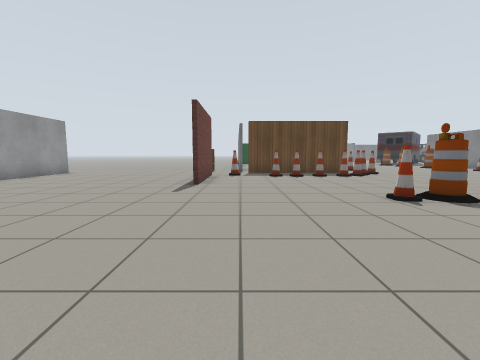
[1] (above)

24 first-person views from a walk through a world built for the Gazebo simulator. The camera is 0.9 m above the floor, tilts 6° down and sees 90° across. Floor lines are 1 m apart. The floor is counted in squares, 1 m on a side. Each view is taken from the middle of a square. On the plan, view 1 faces up. The plan holds only what a view shows up to about 10 squares ahead; the rest is blank. The place goes on beyond the plan. The robots in the file are not drawn. Gazebo's built-in surfaces are drawn with simple patterns. Simple shapes stand in for some stock models.

[2]
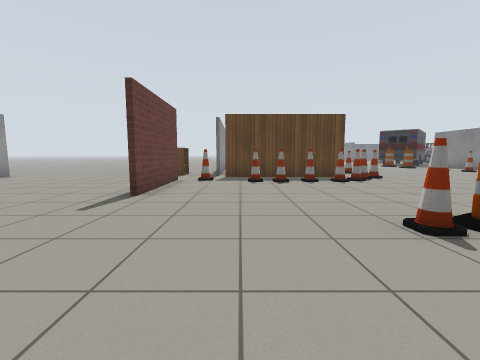

[3]
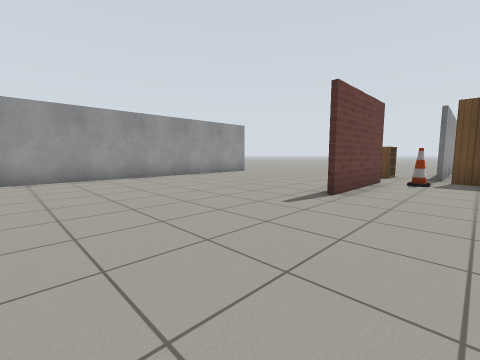

[4]
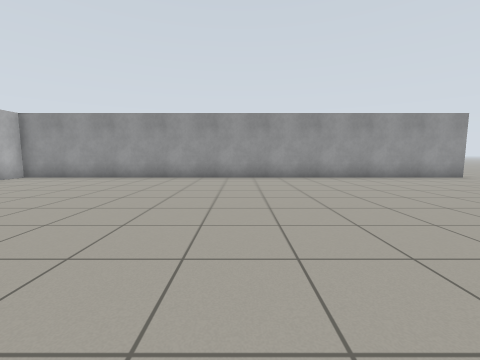

[5]
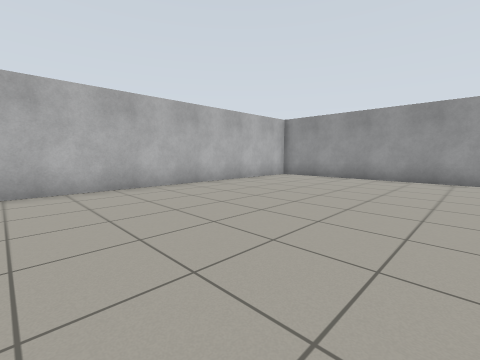

[6]
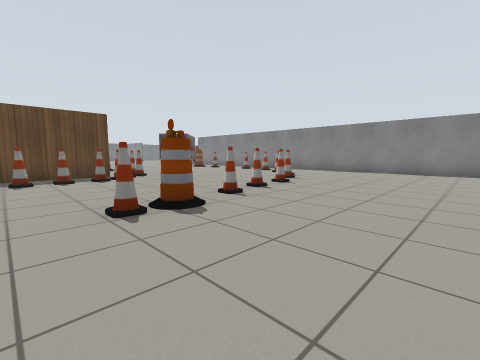

[7]
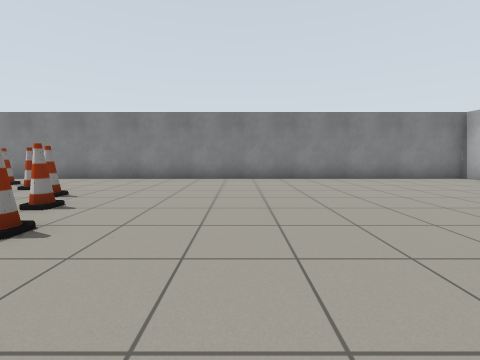

[8]
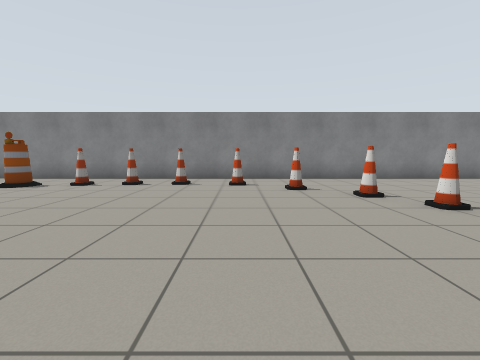

[9]
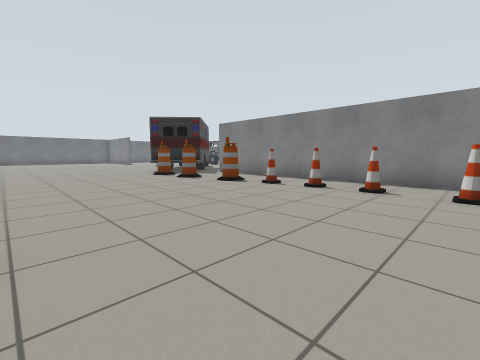

[10]
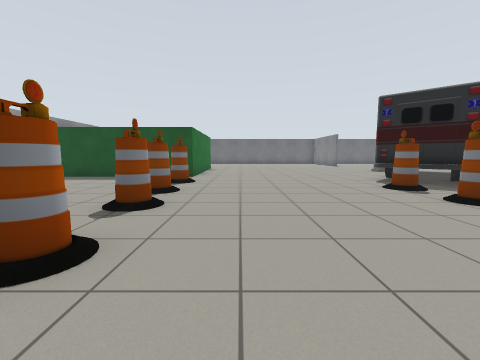

[11]
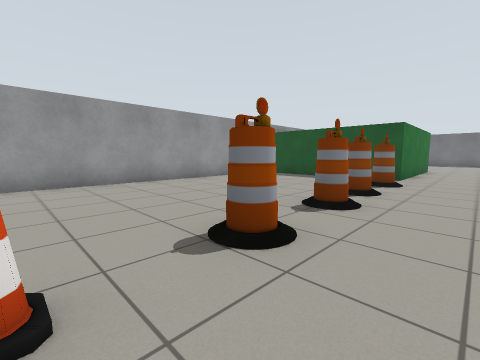

[12]
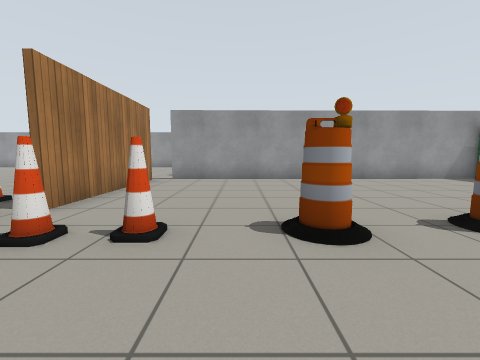

[13]
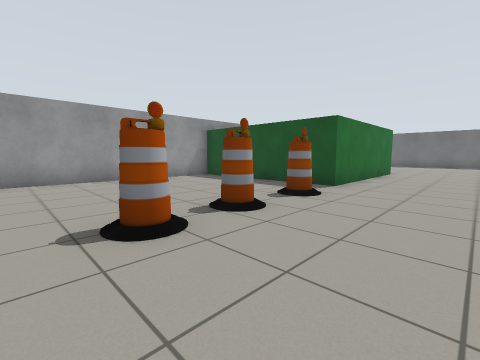

[14]
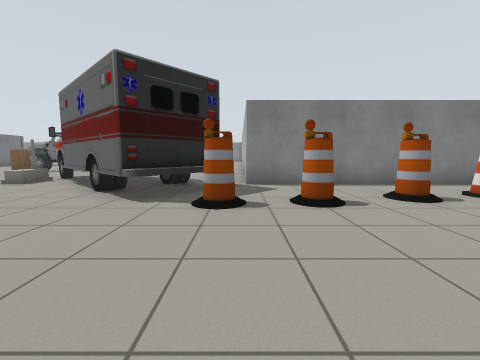

[15]
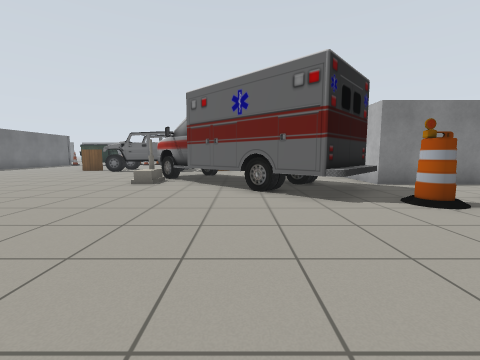

[16]
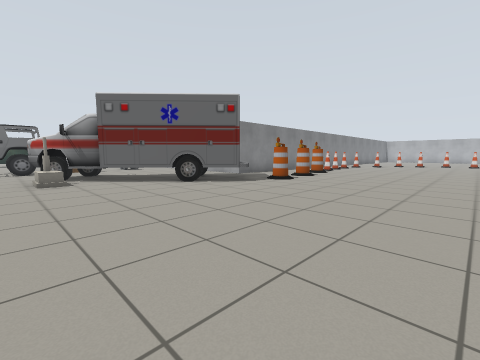

[17]
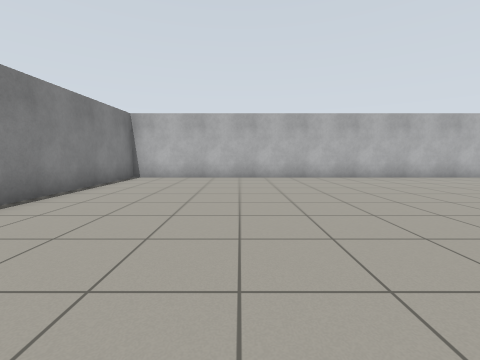

[18]
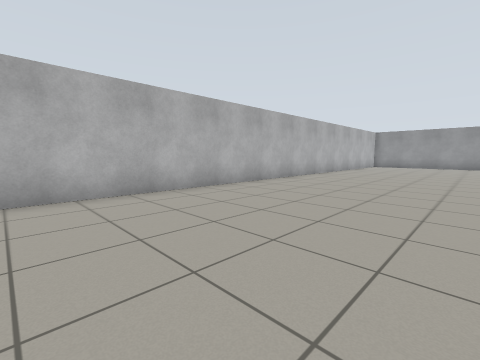

[19]
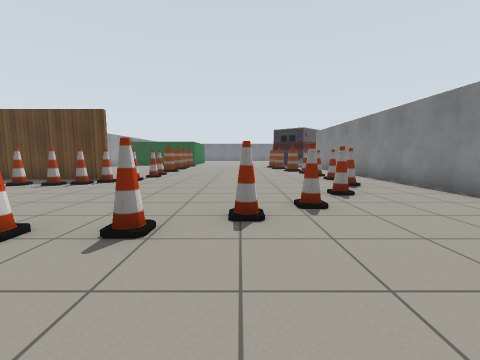

[20]
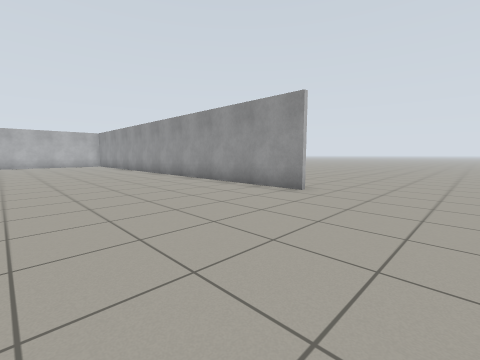

[21]
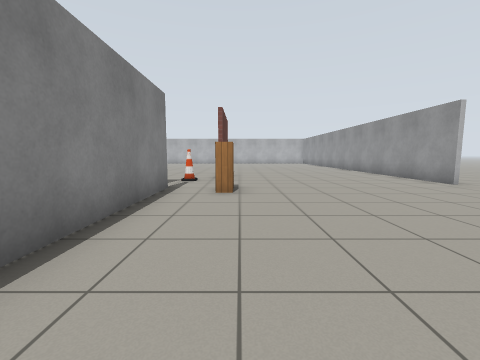

[22]
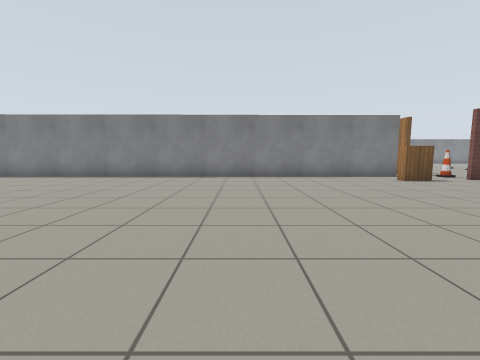

[23]
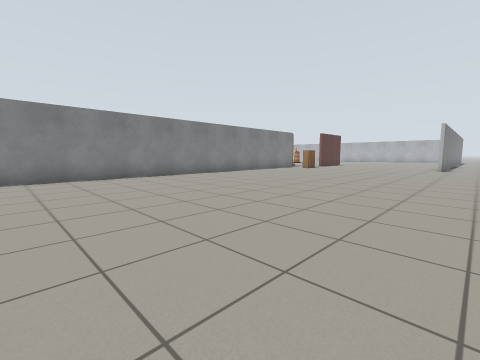

[24]
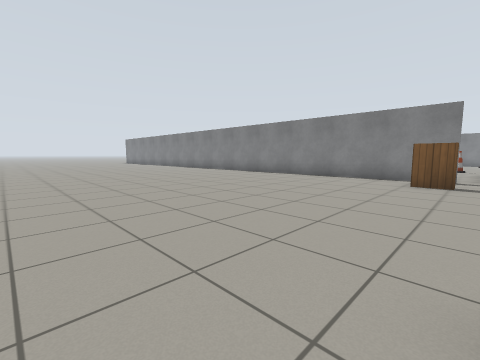

### Floor plan
Key: @ floor where view 1 was taken; # wall or solid block; . floor; C cone; B barrel; K bookshelf; G green box; A ambulance; H house.
Columns run from 10 left of view 1 to 19 right of it. Each row starts with its distance up from view 1.
 28 ..........#     G.............
 27 ..........#     G.........HAA.
 26 ..........#     G.........AAAA
 25 ..........#     G........AA A
 24 ..........#GGGGGG.......AA
 23 ..........#............AA
 22 ..........#.....B......AAA
 21 ..........#.............AA..
 20 ..........#.....B.....B..###
 19 ..........#...........B..#
 18 ..........#.....B.....BB.#
 17 ..........#..............#
 16 ..........#.....B......B.#
 15 ..........#............C.#
 14 ..........#.....C........#
 13 ........K.#.....C......C.#
 12 ...........#####.......C.#
 11 .#........C....#C........#
 10 .#.......#..CCCC.......C.#
  9  #.......#...............#
  8  #.......#............C..#
  7  #...................C...#
  6  #...............C.CC....#
  5  #...........CB.C........#
  4  #.......................#
  3  #.......................#
  2  #.......................#
  1  #.......................#
  0  #........@..............#
 -1  #.......................#
 -2  #.......................#
 -3  #.......................#
 -4  #.......................#
 -5  #.......................#
 -6  #########################

Where each view was taken, in squares from view 1:
view 1: 0 up, 0 right, facing up
view 2: 2 up, 1 right, facing up
view 3: 2 up, 1 right, facing up-left
view 4: 3 up, 1 right, facing left
view 5: 1 up, 1 right, facing down-left
view 6: 1 up, 2 right, facing up-right
view 7: 3 up, 6 right, facing right
view 8: 10 up, 6 right, facing right
view 9: 10 up, 7 right, facing up-right
view 10: 14 up, 8 right, facing up
view 11: 14 up, 8 right, facing up-left
view 12: 15 up, 9 right, facing left
view 13: 17 up, 9 right, facing up-left
view 14: 20 up, 8 right, facing right
view 15: 24 up, 8 right, facing right
view 16: 28 up, 7 right, facing down-right
view 17: 4 up, 11 right, facing down
view 18: 0 up, 11 right, facing down-left
view 19: 3 up, 10 right, facing up
view 20: 15 up, 3 left, facing down-left
view 21: 19 up, 2 left, facing down
view 22: 19 up, 10 left, facing right
view 23: 28 up, 10 left, facing down-right
view 24: 12 up, 10 left, facing up-right
